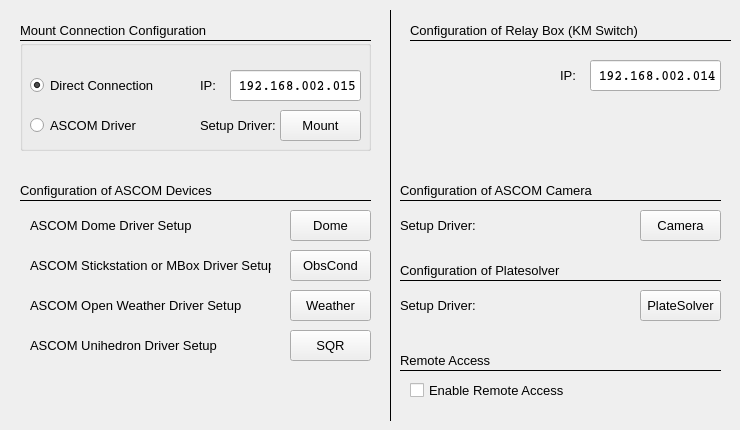
     <widget class="QWidget" name="tab_12">
      <attribute name="title">
       <string>ASCOM / Mount Driver Settings</string>
      </attribute>
      <widget class="QPushButton" name="btn_setupStickDriver">
       <property name="geometry">
        <rect>
         <x>290</x>
         <y>250</y>
         <width>81</width>
         <height>31</height>
        </rect>
       </property>
       <property name="font">
        <font>
         <pointsize>10</pointsize>
        </font>
       </property>
       <property name="toolTip">
        <string>&lt;html&gt;&lt;head/&gt;&lt;body&gt;&lt;p&gt;setup ASCOM Stickstation / mBox driver&lt;/p&gt;&lt;/body&gt;&lt;/html&gt;</string>
       </property>
       <property name="text">
        <string>ObsCond</string>
       </property>
      </widget>
      <widget class="QPushButton" name="btn_setupWeatherDriver">
       <property name="geometry">
        <rect>
         <x>290</x>
         <y>290</y>
         <width>81</width>
         <height>31</height>
        </rect>
       </property>
       <property name="font">
        <font>
         <pointsize>10</pointsize>
        </font>
       </property>
       <property name="toolTip">
        <string>&lt;html&gt;&lt;head/&gt;&lt;body&gt;&lt;p&gt;setup ASCOM open weather driver&lt;/p&gt;&lt;/body&gt;&lt;/html&gt;</string>
       </property>
       <property name="text">
        <string>Weather</string>
       </property>
      </widget>
      <widget class="Line" name="line_3">
       <property name="geometry">
        <rect>
         <x>20</x>
         <y>190</y>
         <width>351</width>
         <height>21</height>
        </rect>
       </property>
       <property name="font">
        <font>
         <pointsize>10</pointsize>
        </font>
       </property>
       <property name="frameShadow">
        <enum>QFrame::Plain</enum>
       </property>
       <property name="orientation">
        <enum>Qt::Horizontal</enum>
       </property>
      </widget>
      <widget class="QPushButton" name="btn_setupDomeDriver">
       <property name="geometry">
        <rect>
         <x>290</x>
         <y>210</y>
         <width>81</width>
         <height>31</height>
        </rect>
       </property>
       <property name="font">
        <font>
         <pointsize>10</pointsize>
        </font>
       </property>
       <property name="toolTip">
        <string>&lt;html&gt;&lt;head/&gt;&lt;body&gt;&lt;p&gt;setup ASCOM dome driver&lt;/p&gt;&lt;/body&gt;&lt;/html&gt;</string>
       </property>
       <property name="text">
        <string>Dome</string>
       </property>
      </widget>
      <widget class="QLabel" name="label_53">
       <property name="geometry">
        <rect>
         <x>20</x>
         <y>180</y>
         <width>201</width>
         <height>21</height>
        </rect>
       </property>
       <property name="font">
        <font>
         <pointsize>10</pointsize>
        </font>
       </property>
       <property name="text">
        <string>Configuration of ASCOM Devices</string>
       </property>
      </widget>
      <widget class="QLabel" name="label_135">
       <property name="geometry">
        <rect>
         <x>30</x>
         <y>210</y>
         <width>251</width>
         <height>31</height>
        </rect>
       </property>
       <property name="font">
        <font>
         <pointsize>10</pointsize>
        </font>
       </property>
       <property name="text">
        <string>ASCOM Dome Driver Setup</string>
       </property>
      </widget>
      <widget class="QLabel" name="label_136">
       <property name="geometry">
        <rect>
         <x>30</x>
         <y>250</y>
         <width>241</width>
         <height>31</height>
        </rect>
       </property>
       <property name="font">
        <font>
         <pointsize>10</pointsize>
        </font>
       </property>
       <property name="text">
        <string>ASCOM Stickstation or MBox Driver Setup</string>
       </property>
      </widget>
      <widget class="QLabel" name="label_137">
       <property name="geometry">
        <rect>
         <x>30</x>
         <y>290</y>
         <width>241</width>
         <height>31</height>
        </rect>
       </property>
       <property name="font">
        <font>
         <pointsize>10</pointsize>
        </font>
       </property>
       <property name="text">
        <string>ASCOM Open Weather Driver Setup</string>
       </property>
      </widget>
      <widget class="QGroupBox" name="cameraPlateChooser_2">
       <property name="geometry">
        <rect>
         <x>20</x>
         <y>40</y>
         <width>351</width>
         <height>111</height>
        </rect>
       </property>
       <property name="toolTip">
        <string>&lt;html&gt;&lt;head/&gt;&lt;body&gt;&lt;p&gt;Selects the program, which is used for imaging and plat solving&lt;/p&gt;&lt;/body&gt;&lt;/html&gt;</string>
       </property>
       <property name="title">
        <string/>
       </property>
       <property name="checkable">
        <bool>false</bool>
       </property>
       <widget class="QRadioButton" name="rb_directMount">
        <property name="geometry">
         <rect>
          <x>10</x>
          <y>30</y>
          <width>151</width>
          <height>31</height>
         </rect>
        </property>
        <property name="font">
         <font>
          <pointsize>10</pointsize>
         </font>
        </property>
        <property name="toolTip">
         <string>&lt;html&gt;&lt;head/&gt;&lt;body&gt;&lt;p&gt;&lt;span style=&quot; font-size:10pt;&quot;&gt;SGPro for imaging and plate solving&lt;/span&gt;&lt;/p&gt;&lt;/body&gt;&lt;/html&gt;</string>
        </property>
        <property name="text">
         <string>Direct Connection</string>
        </property>
        <property name="checked">
         <bool>true</bool>
        </property>
       </widget>
       <widget class="QRadioButton" name="rb_ascomMount">
        <property name="geometry">
         <rect>
          <x>10</x>
          <y>70</y>
          <width>171</width>
          <height>31</height>
         </rect>
        </property>
        <property name="font">
         <font>
          <pointsize>10</pointsize>
         </font>
        </property>
        <property name="text">
         <string>ASCOM Driver</string>
        </property>
       </widget>
       <widget class="QPushButton" name="btn_setupMountDriver">
        <property name="geometry">
         <rect>
          <x>260</x>
          <y>70</y>
          <width>81</width>
          <height>31</height>
         </rect>
        </property>
        <property name="font">
         <font>
          <pointsize>10</pointsize>
         </font>
        </property>
        <property name="toolTip">
         <string>&lt;html&gt;&lt;head/&gt;&lt;body&gt;&lt;p&gt;Select ASCOM driver for mount&lt;/p&gt;&lt;/body&gt;&lt;/html&gt;</string>
        </property>
        <property name="text">
         <string>Mount</string>
        </property>
       </widget>
       <widget class="QLineEdit" name="le_mountIP">
        <property name="geometry">
         <rect>
          <x>210</x>
          <y>30</y>
          <width>131</width>
          <height>31</height>
         </rect>
        </property>
        <property name="font">
         <font>
          <family>Courier</family>
          <pointsize>10</pointsize>
          <weight>75</weight>
          <bold>true</bold>
         </font>
        </property>
        <property name="mouseTracking">
         <bool>false</bool>
        </property>
        <property name="acceptDrops">
         <bool>false</bool>
        </property>
        <property name="toolTip">
         <string>&lt;html&gt;&lt;head/&gt;&lt;body&gt;&lt;p&gt;IP address of mount&lt;/p&gt;&lt;/body&gt;&lt;/html&gt;</string>
        </property>
        <property name="layoutDirection">
         <enum>Qt::RightToLeft</enum>
        </property>
        <property name="text">
         <string>192.168.002.015</string>
        </property>
        <property name="maxLength">
         <number>15</number>
        </property>
        <property name="alignment">
         <set>Qt::AlignRight|Qt::AlignTrailing|Qt::AlignVCenter</set>
        </property>
        <property name="readOnly">
         <bool>false</bool>
        </property>
       </widget>
       <widget class="QLabel" name="label_139">
        <property name="geometry">
         <rect>
          <x>180</x>
          <y>30</y>
          <width>21</width>
          <height>31</height>
         </rect>
        </property>
        <property name="font">
         <font>
          <pointsize>10</pointsize>
         </font>
        </property>
        <property name="text">
         <string>IP:</string>
        </property>
       </widget>
       <widget class="QLabel" name="label_140">
        <property name="geometry">
         <rect>
          <x>180</x>
          <y>70</y>
          <width>81</width>
          <height>31</height>
         </rect>
        </property>
        <property name="font">
         <font>
          <pointsize>10</pointsize>
         </font>
        </property>
        <property name="text">
         <string>Setup Driver:</string>
        </property>
       </widget>
      </widget>
      <widget class="Line" name="line_21">
       <property name="geometry">
        <rect>
         <x>20</x>
         <y>30</y>
         <width>351</width>
         <height>21</height>
        </rect>
       </property>
       <property name="font">
        <font>
         <pointsize>10</pointsize>
        </font>
       </property>
       <property name="frameShadow">
        <enum>QFrame::Plain</enum>
       </property>
       <property name="orientation">
        <enum>Qt::Horizontal</enum>
       </property>
      </widget>
      <widget class="QLabel" name="label_138">
       <property name="geometry">
        <rect>
         <x>20</x>
         <y>20</y>
         <width>201</width>
         <height>21</height>
        </rect>
       </property>
       <property name="font">
        <font>
         <pointsize>10</pointsize>
        </font>
       </property>
       <property name="text">
        <string>Mount Connection Configuration</string>
       </property>
      </widget>
      <widget class="QLabel" name="label_141">
       <property name="geometry">
        <rect>
         <x>410</x>
         <y>20</y>
         <width>231</width>
         <height>21</height>
        </rect>
       </property>
       <property name="font">
        <font>
         <pointsize>10</pointsize>
        </font>
       </property>
       <property name="text">
        <string>Configuration of Relay Box (KM Switch)</string>
       </property>
      </widget>
      <widget class="Line" name="line_48">
       <property name="geometry">
        <rect>
         <x>410</x>
         <y>30</y>
         <width>321</width>
         <height>21</height>
        </rect>
       </property>
       <property name="font">
        <font>
         <pointsize>10</pointsize>
        </font>
       </property>
       <property name="frameShadow">
        <enum>QFrame::Plain</enum>
       </property>
       <property name="orientation">
        <enum>Qt::Horizontal</enum>
       </property>
      </widget>
      <widget class="QLabel" name="label_144">
       <property name="geometry">
        <rect>
         <x>560</x>
         <y>60</y>
         <width>21</width>
         <height>31</height>
        </rect>
       </property>
       <property name="font">
        <font>
         <pointsize>10</pointsize>
        </font>
       </property>
       <property name="text">
        <string>IP:</string>
       </property>
      </widget>
      <widget class="QLineEdit" name="le_relayIP">
       <property name="geometry">
        <rect>
         <x>590</x>
         <y>60</y>
         <width>131</width>
         <height>31</height>
        </rect>
       </property>
       <property name="font">
        <font>
         <family>Courier</family>
         <pointsize>10</pointsize>
         <weight>75</weight>
         <bold>true</bold>
        </font>
       </property>
       <property name="mouseTracking">
        <bool>false</bool>
       </property>
       <property name="acceptDrops">
        <bool>false</bool>
       </property>
       <property name="toolTip">
        <string>&lt;html&gt;&lt;head/&gt;&lt;body&gt;&lt;p&gt;IP address of switch&lt;/p&gt;&lt;/body&gt;&lt;/html&gt;</string>
       </property>
       <property name="layoutDirection">
        <enum>Qt::RightToLeft</enum>
       </property>
       <property name="text">
        <string>192.168.002.014</string>
       </property>
       <property name="maxLength">
        <number>15</number>
       </property>
       <property name="alignment">
        <set>Qt::AlignRight|Qt::AlignTrailing|Qt::AlignVCenter</set>
       </property>
       <property name="readOnly">
        <bool>false</bool>
       </property>
      </widget>
      <widget class="QLabel" name="label_149">
       <property name="geometry">
        <rect>
         <x>30</x>
         <y>330</y>
         <width>241</width>
         <height>31</height>
        </rect>
       </property>
       <property name="font">
        <font>
         <pointsize>10</pointsize>
        </font>
       </property>
       <property name="text">
        <string>ASCOM Unihedron Driver Setup</string>
       </property>
      </widget>
      <widget class="QPushButton" name="btn_setupUnihedronDriver">
       <property name="geometry">
        <rect>
         <x>290</x>
         <y>330</y>
         <width>81</width>
         <height>31</height>
        </rect>
       </property>
       <property name="font">
        <font>
         <pointsize>10</pointsize>
        </font>
       </property>
       <property name="toolTip">
        <string>&lt;html&gt;&lt;head/&gt;&lt;body&gt;&lt;p&gt;setup ASCOM Stickstation / mBox driver&lt;/p&gt;&lt;/body&gt;&lt;/html&gt;</string>
       </property>
       <property name="text">
        <string>SQR</string>
       </property>
      </widget>
      <widget class="Line" name="line_56">
       <property name="geometry">
        <rect>
         <x>380</x>
         <y>10</y>
         <width>21</width>
         <height>411</height>
        </rect>
       </property>
       <property name="frameShadow">
        <enum>QFrame::Plain</enum>
       </property>
       <property name="orientation">
        <enum>Qt::Vertical</enum>
       </property>
      </widget>
      <widget class="QPushButton" name="btn_setupAscomCameraDriver">
       <property name="geometry">
        <rect>
         <x>640</x>
         <y>210</y>
         <width>81</width>
         <height>31</height>
        </rect>
       </property>
       <property name="font">
        <font>
         <pointsize>10</pointsize>
        </font>
       </property>
       <property name="toolTip">
        <string>&lt;html&gt;&lt;head/&gt;&lt;body&gt;&lt;p&gt;setup ASCOM camera driver&lt;/p&gt;&lt;/body&gt;&lt;/html&gt;</string>
       </property>
       <property name="text">
        <string>Camera</string>
       </property>
      </widget>
      <widget class="QLabel" name="label_145">
       <property name="geometry">
        <rect>
         <x>400</x>
         <y>210</y>
         <width>81</width>
         <height>31</height>
        </rect>
       </property>
       <property name="font">
        <font>
         <pointsize>10</pointsize>
        </font>
       </property>
       <property name="text">
        <string>Setup Driver:</string>
       </property>
      </widget>
      <widget class="QLabel" name="label_146">
       <property name="geometry">
        <rect>
         <x>400</x>
         <y>290</y>
         <width>81</width>
         <height>31</height>
        </rect>
       </property>
       <property name="font">
        <font>
         <pointsize>10</pointsize>
        </font>
       </property>
       <property name="text">
        <string>Setup Driver:</string>
       </property>
      </widget>
      <widget class="QPushButton" name="btn_setupPlateSolver">
       <property name="geometry">
        <rect>
         <x>640</x>
         <y>290</y>
         <width>81</width>
         <height>31</height>
        </rect>
       </property>
       <property name="font">
        <font>
         <pointsize>10</pointsize>
        </font>
       </property>
       <property name="toolTip">
        <string>&lt;html&gt;&lt;head/&gt;&lt;body&gt;&lt;p&gt;setup plate solver driver&lt;/p&gt;&lt;/body&gt;&lt;/html&gt;</string>
       </property>
       <property name="text">
        <string>PlateSolver</string>
       </property>
      </widget>
      <widget class="Line" name="line_11">
       <property name="geometry">
        <rect>
         <x>400</x>
         <y>190</y>
         <width>321</width>
         <height>21</height>
        </rect>
       </property>
       <property name="font">
        <font>
         <pointsize>10</pointsize>
        </font>
       </property>
       <property name="frameShadow">
        <enum>QFrame::Plain</enum>
       </property>
       <property name="orientation">
        <enum>Qt::Horizontal</enum>
       </property>
      </widget>
      <widget class="QLabel" name="label_63">
       <property name="geometry">
        <rect>
         <x>400</x>
         <y>180</y>
         <width>221</width>
         <height>21</height>
        </rect>
       </property>
       <property name="font">
        <font>
         <pointsize>10</pointsize>
        </font>
       </property>
       <property name="text">
        <string>Configuration of ASCOM Camera</string>
       </property>
      </widget>
      <widget class="Line" name="line_20">
       <property name="geometry">
        <rect>
         <x>400</x>
         <y>270</y>
         <width>321</width>
         <height>21</height>
        </rect>
       </property>
       <property name="font">
        <font>
         <pointsize>10</pointsize>
        </font>
       </property>
       <property name="frameShadow">
        <enum>QFrame::Plain</enum>
       </property>
       <property name="orientation">
        <enum>Qt::Horizontal</enum>
       </property>
      </widget>
      <widget class="QLabel" name="label_97">
       <property name="geometry">
        <rect>
         <x>400</x>
         <y>260</y>
         <width>211</width>
         <height>21</height>
        </rect>
       </property>
       <property name="font">
        <font>
         <pointsize>10</pointsize>
        </font>
       </property>
       <property name="text">
        <string>Configuration of Platesolver</string>
       </property>
      </widget>
      <widget class="QLabel" name="label_193">
       <property name="geometry">
        <rect>
         <x>400</x>
         <y>350</y>
         <width>171</width>
         <height>21</height>
        </rect>
       </property>
       <property name="font">
        <font>
         <pointsize>10</pointsize>
        </font>
       </property>
       <property name="text">
        <string>Remote Access</string>
       </property>
      </widget>
      <widget class="Line" name="line_49">
       <property name="geometry">
        <rect>
         <x>400</x>
         <y>360</y>
         <width>321</width>
         <height>21</height>
        </rect>
       </property>
       <property name="font">
        <font>
         <pointsize>10</pointsize>
        </font>
       </property>
       <property name="frameShadow">
        <enum>QFrame::Plain</enum>
       </property>
       <property name="orientation">
        <enum>Qt::Horizontal</enum>
       </property>
      </widget>
      <widget class="QCheckBox" name="checkRemoteAccess">
       <property name="geometry">
        <rect>
         <x>410</x>
         <y>380</y>
         <width>201</width>
         <height>20</height>
        </rect>
       </property>
       <property name="font">
        <font>
         <pointsize>10</pointsize>
        </font>
       </property>
       <property name="toolTip">
        <string>Use Highspeed download of CCD camera if availabe</string>
       </property>
       <property name="text">
        <string>Enable Remote Access</string>
       </property>
       <property name="checked">
        <bool>false</bool>
       </property>
      </widget>
     </widget>
